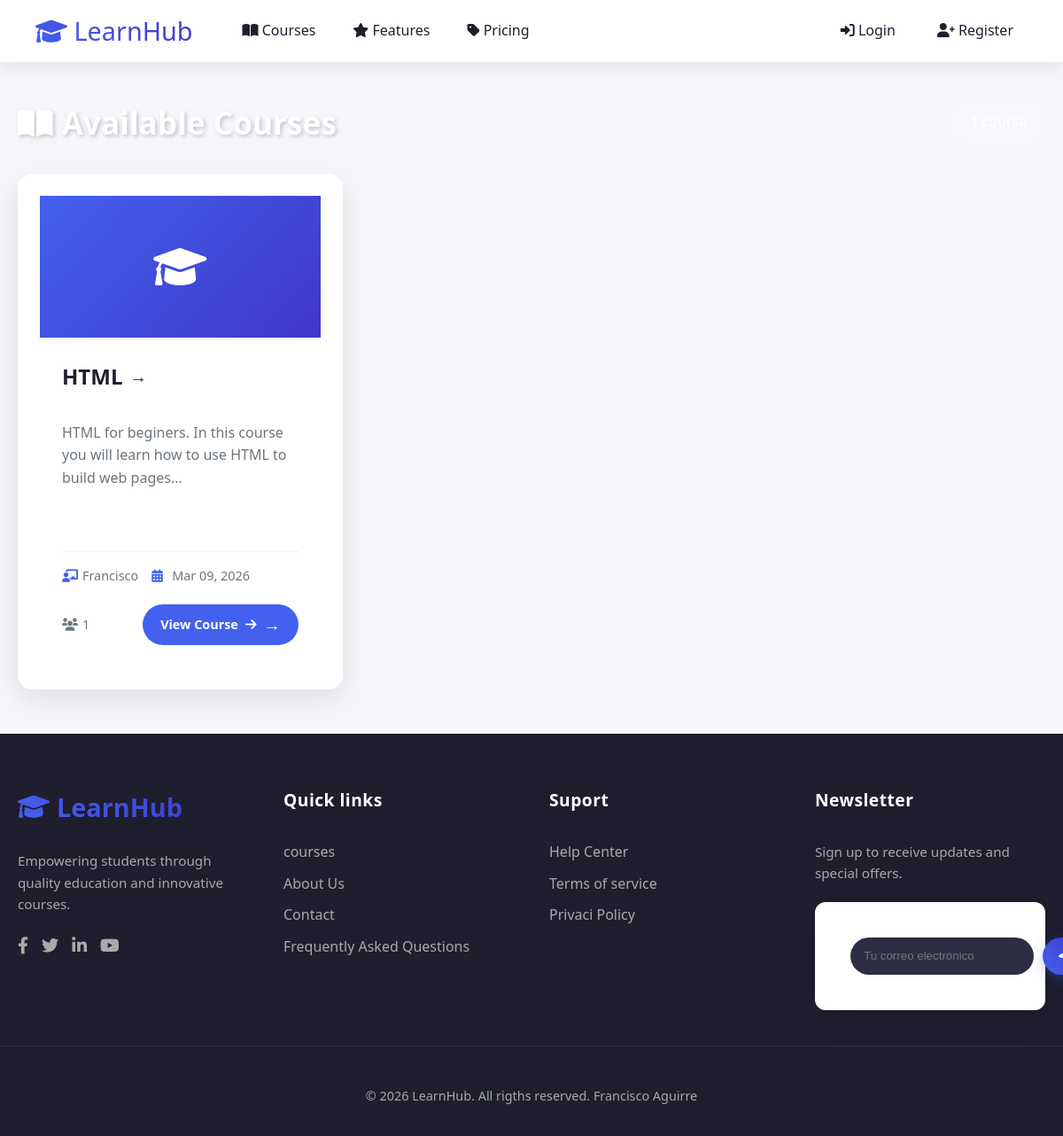
Page /courses/ on the earlier database version.
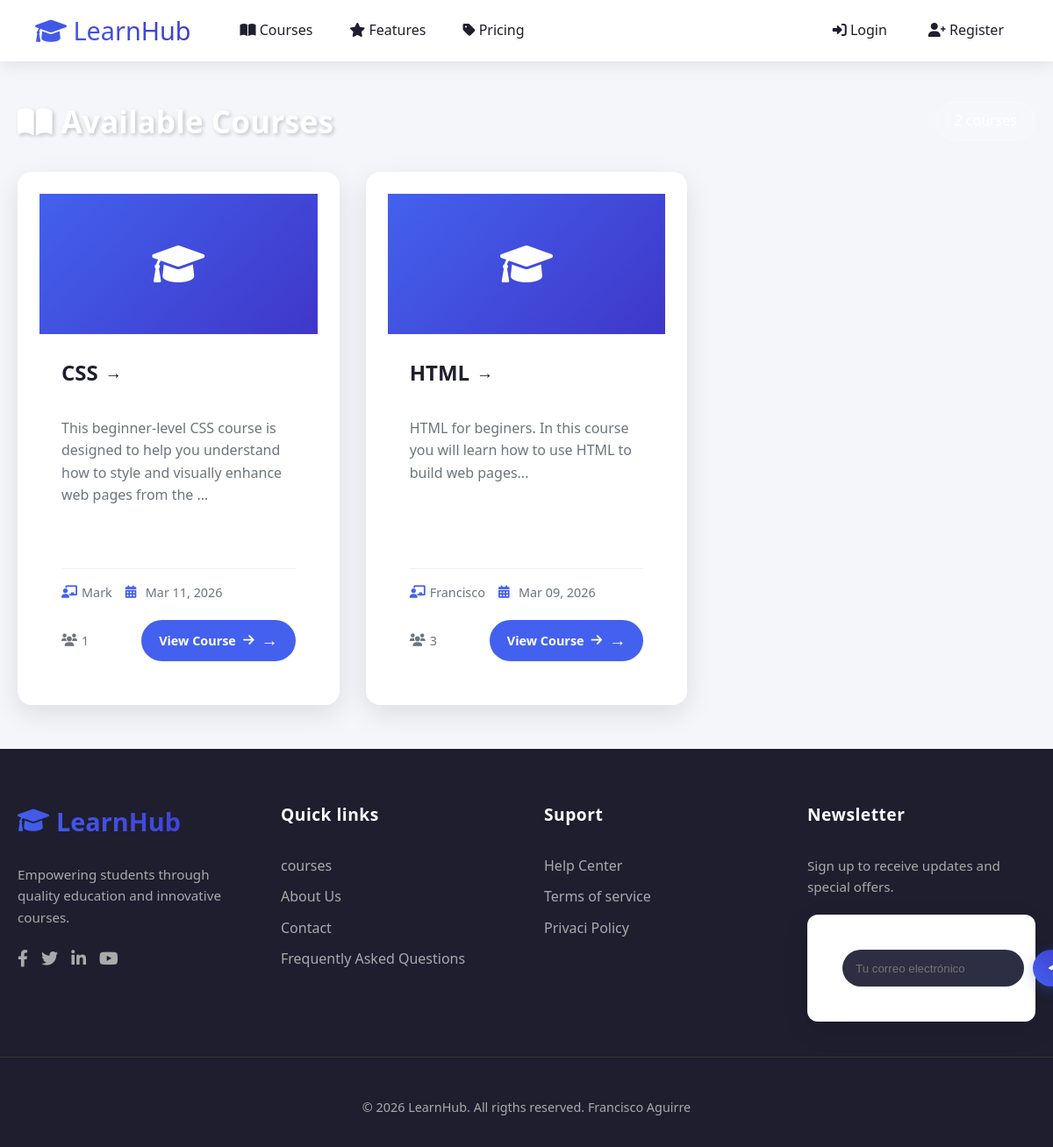
Same page on the later database version.
### courses/models.py (models this page shows, shortened)
class Course(models.Model):
    title = models.CharField(max_length=200)
    description = models.TextField()
    instructor = models.CharField(max_length=100)
    created_at = models.DateTimeField(auto_now_add=True)

### courses/views.py (the view)
# urls.py: path('', views.course_list, name='course_list'),
def course_list(request):
    courses = Course.objects.order_by('-created_at')
    for course in courses:
        course.student_count = course.enrollment_set.count()
    return render(request, 'course_list.html', {'courses': courses})

### courses/templates/course_list.html
{% extends "base.html" %}
{% block content %}
<div class="container">
    <div class="courses-header">
        <h2><i class="fas fa-book-open" style="margin-right: 10px;"></i>Available Courses</h2>
        <span class="course-count">{{ courses|length }} course{{ courses|length|pluralize }}</span>
    </div>
    {% if courses %}
    <div class="course-grid">
        {% for course in courses %}
        <div class="course-card">
            <div class="course-image">
                <i class="fas fa-graduation-cap"></i>
            </div>
            <div class="course-content">
                <h3 class="course-title">
                    <a href="/courses/{{ course.id }}/">{{ course.title }}</a>
                </h3>
                <p class="course-description">{{ course.description|truncatechars:120 }}</p>
                <div class="course-meta">
                    <span><i class="fas fa-chalkboard-teacher"></i> {{ course.instructor }}</span>
                    <span><i class="fas fa-calendar-alt"></i> {{ course.created_at|date:"M d, Y" }}</span>
                </div>
                <div class="course-footer">
                    <div class="course-stats">
                        <span><i class="fas fa-users"></i> {{ course.student_count }}</span>
                    </div>
                    <a href="/courses/{{ course.id }}/" class="btn-view">
                        View Course <i class="fas fa-arrow-right"></i>
                    </a>
                </div>
            </div>
        </div>
        {% endfor %}
    </div>
    {% else %}
    <div class="empty-state">
        <i class="fas fa-book-open"></i>
        <h3>No courses available yet</h3>
        <p>Check back soon for new courses!</p>
    </div>
    {% endif %}
</div>
{% endblock %}

Differences in the rows shown:
added Course: title "CSS", description "This beginner‑level CSS course is designed to help you understand how to style and visually enhance web pages from the …", instructor "Mark", created_at "Mar 11, 2026", student_count "1"
computed for Course "HTML": student_count "1" → "3"
